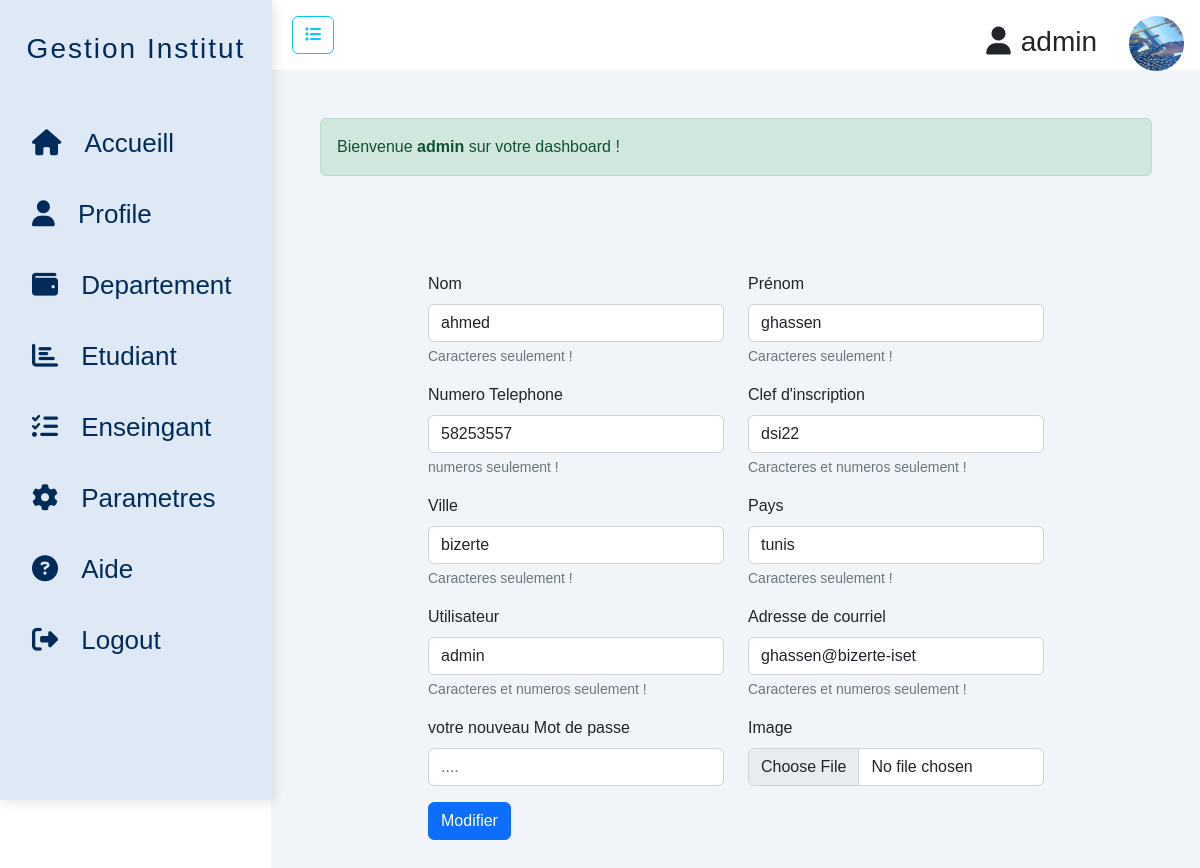
Screenshot of /iset/profile/index.php (signed in) with the database file from the repository.
### tables this page shows
CREATE TABLE IF NOT EXISTS `inscrit` (
  `id` int(10) UNSIGNED NOT NULL AUTO_INCREMENT,
  `utilisateur` varchar(200) NOT NULL,
  `email` varchar(100) NOT NULL,
  `numero` int(8) NOT NULL,
  `password` varchar(255) NOT NULL,
  `password_confirm` varchar(255) NOT NULL,
  `clef` varchar(200) NOT NULL,
  `courriel` varchar(200) NOT NULL,
  `prenom` varchar(30) NOT NULL,
  `nom` varchar(30) NOT NULL,
  `ville` varchar(50) NOT NULL,
  `pays` varchar(50) NOT NULL,
  `autorisation` int(11) NOT NULL DEFAULT '0',
  `photo` varchar(255) NOT NULL DEFAULT 'default.png',
  PRIMARY KEY (`id`)
);

### iset/profile/index.php (the view, shortened to what this page needs)
<!DOCTYPE html>
<html lang="en">
<head>
<link href="https://cdn.jsdelivr.net/npm/bootstrap@5.2.2/dist/css/bootstrap.min.css" rel="stylesheet"
integrity="sha384-Zenh87qX5JnK2Jl0vWa8Ck2rdkQ2Bzep5IDxbcnCeuOxjzrPF/et3URy9Bv1WTRi">
<link rel="stylesheet" href="https://cdn.jsdelivr.net/npm/bootstrap-icons@1.10.2/font/bootstrap-icons.css">
    <link rel="stylesheet" href="style.css">
</head>
<body>
    <?php
         require '../../connexion db/db_connect.php';
         $sql1="SELECT * FROM inscrit WHERE utilisateur=?";
         $query1=$pdo->prepare($sql1);
         $query1->execute([$_SESSION['utilisateur']]);
         $profile=$query1->fetch();
    ?>
    <div class="sidebar">
        <div class="sidebar-title">
            <h3>Gestion Institut</h3>
        </div>
        <div class="sidebar-menu">
        <ul>
            <li><a href="../accueil/index.php">
                <i class="fas fa-home"></i>
                <span class="nav-item">Accueill</span>
            </a></li>
            <li><a href="../profile/index.php">
                <i class="fas fa-user"></i>
                <span class="nav-item">Profile</span>
            </a></li>
            <li><a href="../departement/index.php">
                <i class="fas fa-wallet"></i>
                <span class="nav-item">Departement</span>
            </a></li>
            <li><a href="../etudiant/index.php">
                <i class="fas fa-chart-bar"></i>
                <span class="nav-item">Etudiant</span>
            </a></li>
            <li><a href="../enseignant/index.php">
                <i class="fas fa-tasks"></i>
                <span class="nav-item">Enseingant</span>
            </a></li>
            <li><a href="#">
                <i class="fas fa-cog"></i>
                <span class="nav-item">Parametres</span>
            </a></li>
            <li><a href="../aide/index.php">
                 <i class="fas fa-question-circle"></i>
                <span class="nav-item">Aide</span>
            </a></li>
            <li class="logout"><a href="../../authentification/logout/index.php">
                <i class="fas fa-sign-out-alt"></i>
                <span class="nav-item">Logout</span>
            </a></li>
        </ul>
        </div>
    </div>
    <div class="main-content">
            <div class="p-3 header_admin " style='background:#fff;'>
                <button class="btn btn-outline-info mx-1"  id="btn1"><i class="fa-solid fa-list"></i></button>
                <div class="float-end">
            <h3><span class="user"><i class="fa-solid fa-user"></i></span><?= $_SESSION['utilisateur']?><img src="../../authentification/upload/<?= $_SESSION['photo']?>" width="55px" height="55px" style='border-radius:50%;margin-left:2rem;'></img></h3>
            </div>
    </div>
        <div class="main p-5 ">
            <main>
            <div class="alert alert-success "role="alert">
                 Bienvenue <strong><?= $_SESSION['utilisateur']?></strong> sur votre dashboard !
            </div>
                <div class="row p-5 m-5">
                <form class="form" action="traitement.php" method="post" novalidate enctype="multipart/form-data">
                            <div class="row">
                <div class="col">
                        <div class="mb-3">
                            <label  class="form-label">Nom</label>
                            <input type="text" class="form-control"  pattern="[a-zA-Z0-9]+" title="SVP le nom doit avoir caracteres et nombres seulement" name="nom" required value="<?=$profile['nom'];?>">
                            <div class="form-text">Caracteres seulement !</div>
                        </div>
                </div>
                <div class="col">
                    <div class="mb-3">
                        <label  class="form-label">Prénom</label>
                        <input type="text" class="form-control"  pattern="[a-zA-Z0-9]+" title="SVP le nom doit avoir caracteres et nombres seulement" name="prenom" value="<?=$profile['prenom']?>"required> <div class="form-text">Caracteres seulement !</div>
                    </div>
                </div>
                </div>
                <div class="row">
                <div class="col">
                            <div class="mb-3">
                                <label  class="form-label">Numero Telephone</label>
                                <input type="tel" class="form-control"  pattern="[0-9]{8}" title="SVP le nom doit avoir caracteres et nombres seulement" name="numero" max="8" min="8" required value="<?=$profile['numero']?>">
                                <div  class="form-text">numeros seulement !</div>
                            </div>
                </div>
                <div class="col">
                            <div class="mb-3">
                                <label  class="form-label">Clef d'inscription</label>
                                <input type="text" class="form-control"  pattern="[a-zA-Z0-9]+" title="SVP le nom doit avoir caracteres et nombres seulement" name="clef" value="<?=$profile['clef']?>"required>
                                <div class="form-text">Caracteres et numeros seulement !</div>
                            </div>
                </div>
                </div>
                <div class="row">
                <div class="col">
                            <div class="mb-3">
                                <label  class="form-label">Ville</label>
                                <input type="text" class="form-control"  pattern="[a-zA-Z]+" title="SVP le nom doit avoir caracteres et nombres seulement" value="<?=$profile['ville']?>"name="ville">
                                <div class="form-text">Caracteres seulement !</div>
                            </div>
                </div>
                <div class="col">
                        <div class="mb-3">
                            <label  class="form-label">Pays</label>
                            <input type="text" class="form-control"  pattern="[a-zA-Z]+" title="SVP le nom doit avoir caracteres et nombres seulement" value="<?=$profile['pays']?>"name="pays">
                            <div class="form-text">Caracteres seulement !</div>
                        </div>
                </div>
                </div>
                <div class="row">
                <div class="col">
                            <div class="mb-3">
                                <label  class="form-label">Utilisateur</label>
                                <input type="text" class="form-control"  pattern="[a-zA-Z0-9]+" title="SVP le nom doit avoir caracteres et nombres seulement" name="utilisateur" required value="<?=$profile['utilisateur'];?>">
                                <div id="emailHelp" class="form-text">Caracteres et numeros seulement !</div>
                            </div>
                </div>
                <div class="col">
                        <div class="mb-3">
                            <label  class="form-label">Adresse de courriel</label>
                            <input type="text" class="form-control" title="SVP le nom doit avoir caracteres et nombres seulement" name="courriel" value="<?=$profile['courriel']?>"required>
                            <div class="form-text">Caracteres et numeros seulement !</div>
                        </div>
                </div>
                </div>
                <div class="row">
                        <div class="col">
                                    <div class="mb-3">
                                        <label  class="form-label"  required>votre nouveau Mot de passe</label>
                                        <input type="password" class="form-control" id="exampleInputPassword1"  name="password" placeholder="....">
                                    </div>
                        </div>
                        <div class="col">
                                <div class="mb-3">
                                    <label  class="form-label">Image</label>
                                    <input type="file" class="form-control"  title="SVP ajouter votre image !" name="photo" >
                                </div>
                            </div>
                </div>
                <div class="row">
                    <div class="col d-flex">
                    <button type="submit" name="update" class="btn btn-primary">Modifier</button>
                    </div>
                </div>
        </form>
                </div>
            </main>
        </div>
    </div>
</body>
</html>

### iset/profile/style.css (style rules this page uses)
* { box-sizing: border-box; margin: 0; padding: 0; list-style-type: none; font-family: 'Poppins',sans-serif; }
a { text-decoration: none; }
.sidebar { width:17rem; min-width: 17rem; position: fixed; height:100vh; box-shadow: 3px 3px 10px rgba(0,0,0,0.1); transition:all 0.4s; background: #DFE9F5; }
.sidebar-menu li { width: 100%; margin-bottom: 2rem; }
.sidebar-title h3 { text-align: center; margin-top: 1rem; color: #002B5B; font-family:Verdana, Geneva, Tahoma, sans-serif; letter-spacing: 2px; padding-bottom: 50px; padding-top: 1rem; }
.sidebar-menu a { color:#002B5B; font-family:Verdana, Geneva, Tahoma, sans-serif; font-size: 26px !important; text-align: center; }
.nav-item { padding-left: 1rem; }
.main-content { box-shadow: 2px 2px 5px rgba(0, 0, 0, 0.2); background: #f1f5f9; width: calc(100%-17rem); margin-left: 17rem; transition:all 0.4s; }
.main-content .user { padding-right: 10px; }
.main { width: calc(100%-17rem); }

### rows the page displays
inscrit: nom "ahmed", prenom "ghassen", numero "58253557", clef "dsi22", ville "bizerte", pays "tunis", utilisateur "admin", courriel "ghassen@bizerte-iset"

### other values shown
$_SESSION['utilisateur'] "admin"
